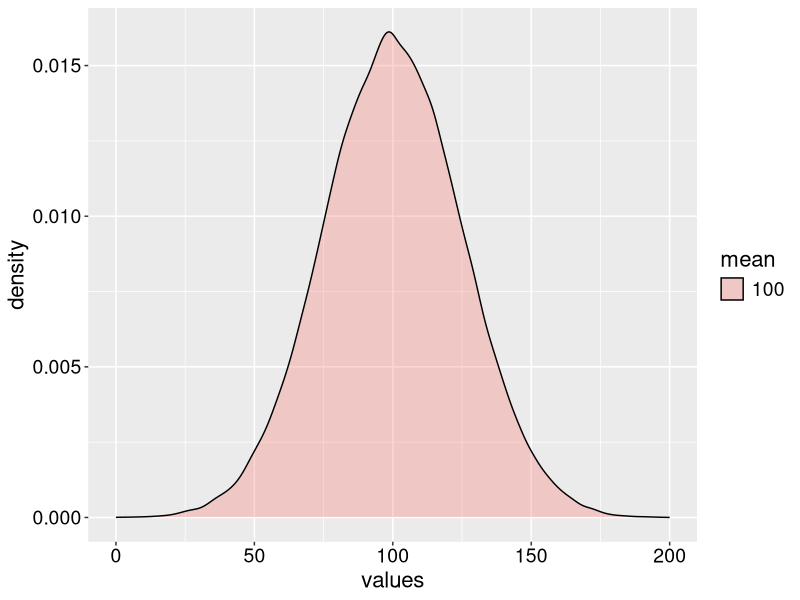
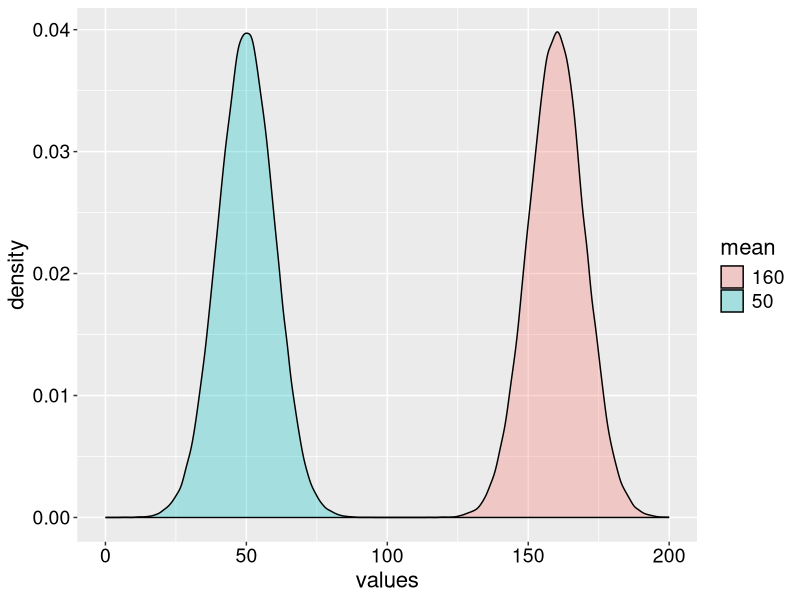

Here is the R script that generated these plots, in order:
#Plots histograms and probability densities of negative binomial and poisson distributions with different parameters.

library("ggplot2")

mu1 = 100
disp1 = 0.1

mu2 = 500
disp2 = 0.01

mean1 = 50
sd1 = 10

mean2 = 160
sd2 = 10

mean3 = 100
sd3 = 25

xmin = 0
xmax = 200
#lamda1 = 100

n1df <- data.frame(values = rnbinom(n = 100000, mu=mu1, size=(1/disp1)))
n2df <- data.frame(values = rnbinom(n = 100000, mu=mu2, size=(1/disp2)))
p1df <- data.frame(values = rpois(n = 100000, lambda=mu1))
g1df <- data.frame(values = rnorm(n = 100000, mean=mean1, sd=sd1))
g2df <- data.frame(values = rnorm(n = 100000, mean=mean2, sd=sd2))
g3df <- data.frame(values = rnorm(n = 100000, mean=mean3, sd=sd3))
#n1df$mu <- toString(mu1)
#n1df$size <- toString(size1)


addmeanstd <- function(df, inmean, instd) {
    df$mean <- toString(inmean)
    df$sd <- toString(instd)
    return(df)
}

addmusize <- function(df, inmu, insize) {
    df$mu <- toString(inmu)
    df$disp <- toString(insize)
    return(df)
}

n1df = addmusize(n1df, mu1, disp1)
n2df = addmusize(n2df, mu2, disp2)
p1df = addmusize(p1df, mu1, 0)
g1df = addmeanstd(g1df, mean1, sd1)
g2df = addmeanstd(g2df, mean2, sd2)
g3df = addmeanstd(g3df, mean3, sd3)

ndf <- rbind(n1df, n2df)
pdf <- rbind(n1df, p1df)
gdf <- rbind(g1df, g2df)

png(paste('norm_density_mean3_', mean3, '_sd3_', sd3, '.png', sep=''))
#point = data.frame(x=750, y=0.001)
#p <- ggplot(point, aes(x, y))

ggplot(g3df, aes(x=values, fill=mean)) + 
    geom_density(alpha=0.3) + 
    theme(axis.text.x = element_text(size=14, colour='black'),
          axis.text.y = element_text(size=14, colour='black'),
          axis.title.x = element_text(size=16),
          axis.title.y = element_text(size=16),
          legend.text = element_text(size=14),
          legend.title = element_text(size=16)
          ) +
    xlim(xmin, xmax)

dev.off()

png(paste('norm_density_mean1_', mean1, '_sd1_', sd1, '_mean2_', mean2, '_sd2_', sd2, '.png', sep=''))
ggplot(gdf, aes(x=values, fill=mean)) + 
    geom_density(alpha=0.3) + 
    theme(axis.text.x = element_text(size=14, colour='black'),
          axis.text.y = element_text(size=14, colour='black'),
          axis.title.x = element_text(size=16),
          axis.title.y = element_text(size=16),
          legend.text = element_text(size=14),
          legend.title = element_text(size=16)
          ) +
    xlim(xmin, xmax)
dev.off()

#png(paste('poiss_vs_nbinom_density_mu1_', mu1, '_disp1_', disp1, '.png', sep=''))
#ggplot(pdf, aes(x=values, fill=disp)) + 
    #geom_density(alpha=0.3) + 
    #theme(axis.text.x = element_text(size=14, colour='black'),
          #axis.text.y = element_text(size=14, colour='black'),
          #axis.title.x = element_text(size=16),
          #axis.title.y = element_text(size=16),
          #legend.text = element_text(size=14),
          #legend.title = element_text(size=16)
          #)

#dev.off()

#png(paste('nbinom_density_mu1_', mu1, '_d1_', disp1, '_mu2_', mu2, '_d2_', disp2, '.png',sep=''))
#ggplot(ndf, aes(x=values, fill=mu)) + 
    #geom_density(alpha=0.3) +
    #theme(axis.text.x = element_text(size=14, colour='black'),
          #axis.text.y = element_text(size=14, colour='black'),
          #axis.title.x = element_text(size=16),
          #axis.title.y = element_text(size=16),
          #legend.text = element_text(size=14),
          #legend.title = element_text(size=16)
          #)
#dev.off()
#png('poiss_vs_nbinom_hist.png')
#ggplot(pdf, aes(x=x, fill=disp)) + geom_histogram(binwidth=0.5, position='identity')
##ggplot(xdf, aes(x=x, fill=size)) + geom_density(alpha=0.3)
